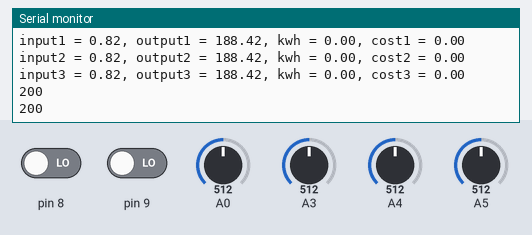
Bench run of a sketch on a simulated Arduino Uno, built with avr-gcc and run on an emulated ATmega328P. Parts: the last lines printed to the serial monitor. The test bench sets the inputs (shaded band); at power-on: A0 = 512, A3 = 512, A4 = 512, A5 = 512, pin 8 LOW, pin 9 LOW.

Above: at 1.8 s.
1.9 s: A0 set to 716
At 2.9 s:
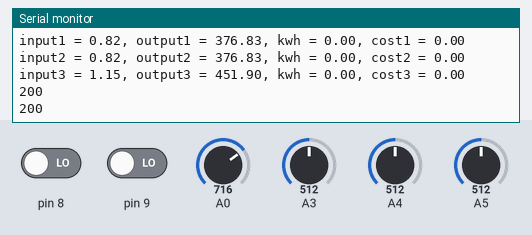
6.1 s: A3 set to 716
At 6.9 s:
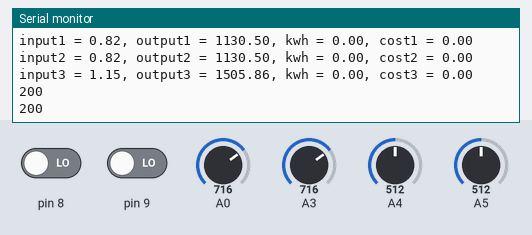
7.6 s: A4 set to 716
At 8.9 s:
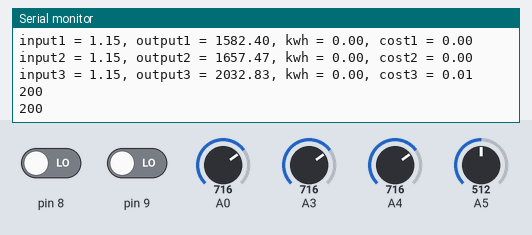
9.1 s: A5 set to 716
At 9.9 s:
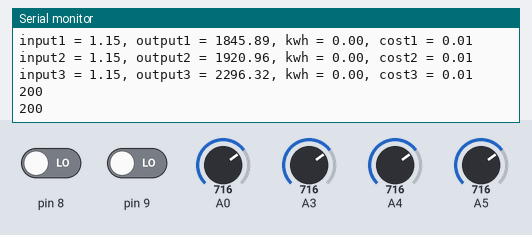
10.6 s: pin 8 driven HIGH
12.1 s: A0 set to 992
At 12.9 s:
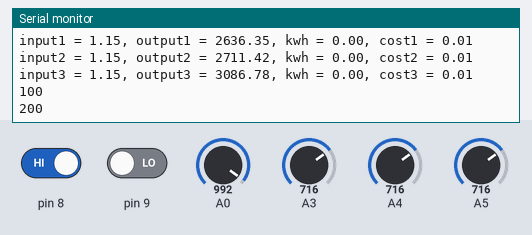
Timing chart, 0 to 14.6 s (numbered marks = the images above; inputs shaded):
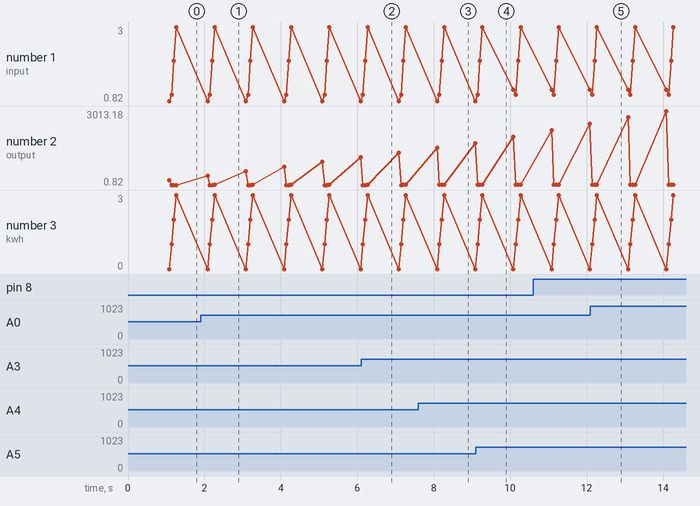

Measured:
- after the input at 1.9 s, the serial monitor: prints a new line after 0.36 s (image 1)
- after the input at 7.6 s, the serial monitor: prints a new line after 0.55 s (image 3)
- plotted number 2: 0.82 → 1130.5 after the input at 1.9 s, 1.15 → 1695.74 after the input at 7.6 s, 1.15 → 2486.21 after the input at 10.6 s, 2486.21 → 1.59 after the input at 12.1 s

The sketch:

smart_meter.ino
```cpp
/*
 * Integrate a signal read on analog input 0.
 * Print the result every 2 seconds on the serial port.
 */
#include <SoftwareSerial.h>

SoftwareSerial mySerial(13,12); // RX, TX

unsigned long last_time_sampled = 0;
unsigned long last_time_printed = 0;

// The integral is in units of DN*us, 1 DN being the ADC step.
float integral = 0;
float integral1 = 0;
float integral2 = 0;
float integral3 = 0;

float sample = 0;
float sample1 = 0;
float sample2 = 0;
float sample3 = 0;

float power = 0;
float power1 = 0;
float power2 = 0;
float power3 = 0;

float energy = 0;
float energy1 = 0;
float energy2 = 0;
float energy3 = 0;

float cost = 0;
float cost1 = 0;
float cost2 = 0;
float cost3 = 0;

int line1=0;
int line2=0;
int i=0;

// Convert from DN*us to V*s, assuming a 5 V reference.
const float conversion = 5.0 / 1024 * 1e-6;

void setup()
{
    Serial.begin(9600);
     mySerial.begin(9600);
     pinMode(8, INPUT);
     pinMode(9, INPUT);
}

void loop()
{

    unsigned long now = micros();

    // Approximate the signal as a constant equal to the current sample
    // from the time of the previous sample until now.
    //integral += sample ;//* (now - last_time_sampled);
    //last_time_sampled = now;

    // Print the results every 2 seconds.
    if (now - last_time_printed >= 1000000) {
        sample = analogRead(A5)*.0016;
        delay(10);
        sample = analogRead(A5)*.0016;
        delay(10);
        sample1 = analogRead(A4)*.0016;
        delay(10);
        sample1 = analogRead(A4)*.0016;
        delay(10);
        sample2 = analogRead(A3)*.0016;
        delay(10);
        sample2 = analogRead(A3)*.0016;
        delay(10);
        sample3 = analogRead(A0)*.0016;
        delay(10);
        sample3 = analogRead(A0)*.0016;
        delay(10);
        integral += sample ;
        integral1 += sample1 ;
        integral2 += sample2 ;
        integral3 += sample3 ;

        power = integral*230;
        power1 = integral1*230;
        power2 = integral2*230;
        power3 = integral3*230;

        energy = power/3600000;
        energy1 = power1/3600000;
        energy2 = power2/3600000;
        energy3 = power3/3600000;

        cost = power*10/3600000;
        cost1 = power1*10/3600000;
        cost2 = power2*10/3600000;
        cost3 = power3*10/3600000;

        Serial.print("input = ");
        Serial.print(sample);
        Serial.print(", output = ");
        Serial.print(power); //* conversion);
        Serial.print(", kwh = ");
        Serial.print(energy); //* conversion);
        Serial.print(", cost = ");
        Serial.println(cost); //* conversion);


         Serial.print("input1 = ");
        Serial.print(sample1);
        Serial.print(", output1 = ");
        Serial.print(power1); //* conversion);
        Serial.print(", kwh = ");
        Serial.print(energy1); //* conversion);
        Serial.print(", cost1 = ");
        Serial.println(cost1); //* conversion);

          Serial.print("input2 = ");
        Serial.print(sample2);
        Serial.print(", output2 = ");
        Serial.print(power2); //* conversion);
        Serial.print(", kwh = ");
        Serial.print(energy2); //* conversion);
        Serial.print(", cost2 = ");
        Serial.println(cost2); //* conversion);

          Serial.print("input3 = ");
        Serial.print(sample3);
        Serial.print(", output3 = ");
        Serial.print(power3); //* conversion);
        Serial.print(", kwh = ");
        Serial.print(energy3); //* conversion);
        Serial.print(", cost3 = ");
        Serial.println(cost3); //* conversion);
        if (digitalRead(8) == HIGH) {
          line1=100;
        }
        else
        {
          line1=200;
        }

         if (digitalRead(9) == HIGH) {
          line2=100;
        }
        else
        {
          line2=200;
        }
        Serial.println(line1); //* conversion);
        Serial.println(line2); //* conversion);
        i=i+1;
       // mySerial.println(power);
       if(i==10)
       {
        mySerial.print('|');
        mySerial.print(power);
        mySerial.print('|');
        mySerial.print(power1);
        mySerial.print('|');
        mySerial.print(power2);
        mySerial.print('|');
        mySerial.print(power3);
        mySerial.print('|');
        mySerial.print(cost);
        mySerial.print('|');
        mySerial.print(cost1);
        mySerial.print('|');
        mySerial.print(cost2);
        mySerial.print('|');
        mySerial.print(cost3);
        mySerial.print('|');
        mySerial.print(line1);
        mySerial.print('|');
        mySerial.print(line2);
        mySerial.print('|');
        mySerial.println();
        i=0;
       }
//        mySerial.println(power2);
//        mySerial.println(power3);
         Serial.println();
         Serial.println();
        last_time_printed = now;
    }

    // Limit the sampling rate to no more than 1000/s.
    delay(1);
}
```
